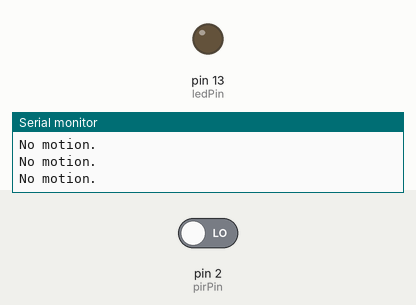
A sketch run on a simulated Arduino Uno, built with avr-gcc and run on an emulated ATmega328P. Shown: output pins drawn as LEDs (lit = HIGH), the last lines printed to the serial monitor. The test bench sets the inputs (shaded band); at power-on: pin 2 (pirPin) LOW.

Above: at 1.2 s.
1.3 s: pin 2 (pirPin) driven HIGH
At 2.2 s:
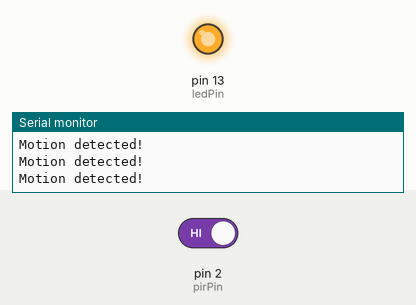
2.8 s: pin 2 (pirPin) driven LOW
At 3.4 s:
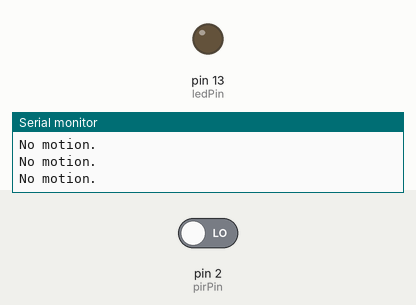
Timing chart, 0 to 5.8 s (numbered marks = the images above; inputs shaded):
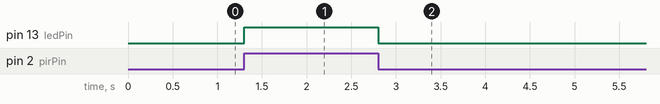

The sketch:

Motion_detector.ino
```cpp
int pirPin = 2;    // Input pin from PIR sensor
int ledPin = 13;   // Pin for the LED
int val = 0;       // Variable for reading the pin status

void setup() {
  pinMode(ledPin, OUTPUT);      // Declare LED as output
  pinMode(pirPin, INPUT);       // Declare sensor as input
  Serial.begin(9600);
}

void loop() {
  val = digitalRead(pirPin);    // Read input value

  if (val == HIGH) {            // Check if the input is HIGH
    digitalWrite(ledPin, HIGH); // Turn LED ON
    Serial.println("Motion detected!");
  } else {
    digitalWrite(ledPin, LOW);  // Turn LED OFF
    Serial.println("No motion.");
  }
  delay(100);
}
```

Measured:
- after the input at 1.3 s, pin 13 (ledPin): LOW → HIGH at once
- after the input at 2.8 s, pin 13 (ledPin): HIGH → LOW at once
